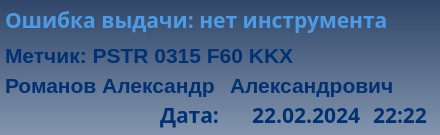
<?xml version="1.0" encoding="UTF-8"?>
<ui version="4.0">
 <class>widget_27_5_21_err_no_tool</class>
 <widget class="QWidget" name="widget_27_5_21_err_no_tool">
  <property name="geometry">
   <rect>
    <x>0</x>
    <y>0</y>
    <width>440</width>
    <height>135</height>
   </rect>
  </property>
  <property name="windowTitle">
   <string>widget_27_5_21_err_no_tool</string>
  </property>
  <property name="layoutDirection">
   <enum>Qt::LeftToRight</enum>
  </property>
  <property name="styleSheet">
   <string notr="true">background-color: qlineargradient(spread:pad, x1:0.5, y1:0, x2:0.5, y2:1, stop:0 rgba(47, 70, 105, 255), stop:1 rgba(131, 149, 174, 255));</string>
  </property>
  <widget class="QLabel" name="lbl_info">
   <property name="enabled">
    <bool>true</bool>
   </property>
   <property name="geometry">
    <rect>
     <x>160</x>
     <y>100</y>
     <width>65</width>
     <height>30</height>
    </rect>
   </property>
   <property name="font">
    <font>
     <family>Arial Black</family>
     <pointsize>16</pointsize>
     <weight>75</weight>
     <italic>false</italic>
     <bold>true</bold>
     <underline>false</underline>
    </font>
   </property>
   <property name="mouseTracking">
    <bool>true</bool>
   </property>
   <property name="contextMenuPolicy">
    <enum>Qt::NoContextMenu</enum>
   </property>
   <property name="layoutDirection">
    <enum>Qt::LeftToRight</enum>
   </property>
   <property name="styleSheet">
    <string notr="true">color: rgb(0, 49, 114);
background-color: qlineargradient(spread:pad, x1:0, y1:0, x2:1, y2:0, stop:0 rgba(0, 0, 0, 0), stop:1 rgba(255, 255, 255, 0));</string>
   </property>
   <property name="lineWidth">
    <number>1</number>
   </property>
   <property name="text">
    <string>Дата:</string>
   </property>
   <property name="textFormat">
    <enum>Qt::AutoText</enum>
   </property>
   <property name="alignment">
    <set>Qt::AlignLeading|Qt::AlignLeft|Qt::AlignVCenter</set>
   </property>
   <property name="wordWrap">
    <bool>false</bool>
   </property>
   <property name="margin">
    <number>0</number>
   </property>
   <property name="indent">
    <number>0</number>
   </property>
   <property name="textInteractionFlags">
    <set>Qt::NoTextInteraction</set>
   </property>
  </widget>
  <widget class="QLabel" name="lbl_number_tool">
   <property name="geometry">
    <rect>
     <x>5</x>
     <y>40</y>
     <width>430</width>
     <height>30</height>
    </rect>
   </property>
   <property name="palette">
    <palette>
     <active>
      <colorrole role="WindowText">
       <brush brushstyle="SolidPattern">
        <color alpha="255">
         <red>0</red>
         <green>49</green>
         <blue>114</blue>
        </color>
       </brush>
      </colorrole>
      <colorrole role="Button">
       <brush brushstyle="LinearGradientPattern">
        <gradient startx="0.000000000000000" starty="0.000000000000000" endx="1.000000000000000" endy="0.000000000000000" type="LinearGradient" spread="PadSpread" coordinatemode="ObjectBoundingMode">
         <gradientstop position="0.000000000000000">
          <color alpha="0">
           <red>0</red>
           <green>0</green>
           <blue>0</blue>
          </color>
         </gradientstop>
         <gradientstop position="1.000000000000000">
          <color alpha="0">
           <red>255</red>
           <green>255</green>
           <blue>255</blue>
          </color>
         </gradientstop>
        </gradient>
       </brush>
      </colorrole>
      <colorrole role="Text">
       <brush brushstyle="SolidPattern">
        <color alpha="255">
         <red>0</red>
         <green>49</green>
         <blue>114</blue>
        </color>
       </brush>
      </colorrole>
      <colorrole role="ButtonText">
       <brush brushstyle="SolidPattern">
        <color alpha="255">
         <red>0</red>
         <green>49</green>
         <blue>114</blue>
        </color>
       </brush>
      </colorrole>
      <colorrole role="Base">
       <brush brushstyle="LinearGradientPattern">
        <gradient startx="0.000000000000000" starty="0.000000000000000" endx="1.000000000000000" endy="0.000000000000000" type="LinearGradient" spread="PadSpread" coordinatemode="ObjectBoundingMode">
         <gradientstop position="0.000000000000000">
          <color alpha="0">
           <red>0</red>
           <green>0</green>
           <blue>0</blue>
          </color>
         </gradientstop>
         <gradientstop position="1.000000000000000">
          <color alpha="0">
           <red>255</red>
           <green>255</green>
           <blue>255</blue>
          </color>
         </gradientstop>
        </gradient>
       </brush>
      </colorrole>
      <colorrole role="Window">
       <brush brushstyle="LinearGradientPattern">
        <gradient startx="0.000000000000000" starty="0.000000000000000" endx="1.000000000000000" endy="0.000000000000000" type="LinearGradient" spread="PadSpread" coordinatemode="ObjectBoundingMode">
         <gradientstop position="0.000000000000000">
          <color alpha="0">
           <red>0</red>
           <green>0</green>
           <blue>0</blue>
          </color>
         </gradientstop>
         <gradientstop position="1.000000000000000">
          <color alpha="0">
           <red>255</red>
           <green>255</green>
           <blue>255</blue>
          </color>
         </gradientstop>
        </gradient>
       </brush>
      </colorrole>
     </active>
     <inactive>
      <colorrole role="WindowText">
       <brush brushstyle="SolidPattern">
        <color alpha="255">
         <red>0</red>
         <green>49</green>
         <blue>114</blue>
        </color>
       </brush>
      </colorrole>
      <colorrole role="Button">
       <brush brushstyle="LinearGradientPattern">
        <gradient startx="0.000000000000000" starty="0.000000000000000" endx="1.000000000000000" endy="0.000000000000000" type="LinearGradient" spread="PadSpread" coordinatemode="ObjectBoundingMode">
         <gradientstop position="0.000000000000000">
          <color alpha="0">
           <red>0</red>
           <green>0</green>
           <blue>0</blue>
          </color>
         </gradientstop>
         <gradientstop position="1.000000000000000">
          <color alpha="0">
           <red>255</red>
           <green>255</green>
           <blue>255</blue>
          </color>
         </gradientstop>
        </gradient>
       </brush>
      </colorrole>
      <colorrole role="Text">
       <brush brushstyle="SolidPattern">
        <color alpha="255">
         <red>0</red>
         <green>49</green>
         <blue>114</blue>
        </color>
       </brush>
      </colorrole>
      <colorrole role="ButtonText">
       <brush brushstyle="SolidPattern">
        <color alpha="255">
         <red>0</red>
         <green>49</green>
         <blue>114</blue>
        </color>
       </brush>
      </colorrole>
      <colorrole role="Base">
       <brush brushstyle="LinearGradientPattern">
        <gradient startx="0.000000000000000" starty="0.000000000000000" endx="1.000000000000000" endy="0.000000000000000" type="LinearGradient" spread="PadSpread" coordinatemode="ObjectBoundingMode">
         <gradientstop position="0.000000000000000">
          <color alpha="0">
           <red>0</red>
           <green>0</green>
           <blue>0</blue>
          </color>
         </gradientstop>
         <gradientstop position="1.000000000000000">
          <color alpha="0">
           <red>255</red>
           <green>255</green>
           <blue>255</blue>
          </color>
         </gradientstop>
        </gradient>
       </brush>
      </colorrole>
      <colorrole role="Window">
       <brush brushstyle="LinearGradientPattern">
        <gradient startx="0.000000000000000" starty="0.000000000000000" endx="1.000000000000000" endy="0.000000000000000" type="LinearGradient" spread="PadSpread" coordinatemode="ObjectBoundingMode">
         <gradientstop position="0.000000000000000">
          <color alpha="0">
           <red>0</red>
           <green>0</green>
           <blue>0</blue>
          </color>
         </gradientstop>
         <gradientstop position="1.000000000000000">
          <color alpha="0">
           <red>255</red>
           <green>255</green>
           <blue>255</blue>
          </color>
         </gradientstop>
        </gradient>
       </brush>
      </colorrole>
     </inactive>
     <disabled>
      <colorrole role="WindowText">
       <brush brushstyle="SolidPattern">
        <color alpha="255">
         <red>0</red>
         <green>49</green>
         <blue>114</blue>
        </color>
       </brush>
      </colorrole>
      <colorrole role="Button">
       <brush brushstyle="LinearGradientPattern">
        <gradient startx="0.000000000000000" starty="0.000000000000000" endx="1.000000000000000" endy="0.000000000000000" type="LinearGradient" spread="PadSpread" coordinatemode="ObjectBoundingMode">
         <gradientstop position="0.000000000000000">
          <color alpha="0">
           <red>0</red>
           <green>0</green>
           <blue>0</blue>
          </color>
         </gradientstop>
         <gradientstop position="1.000000000000000">
          <color alpha="0">
           <red>255</red>
           <green>255</green>
           <blue>255</blue>
          </color>
         </gradientstop>
        </gradient>
       </brush>
      </colorrole>
      <colorrole role="Text">
       <brush brushstyle="SolidPattern">
        <color alpha="255">
         <red>0</red>
         <green>49</green>
         <blue>114</blue>
        </color>
       </brush>
      </colorrole>
      <colorrole role="ButtonText">
       <brush brushstyle="SolidPattern">
        <color alpha="255">
         <red>0</red>
         <green>49</green>
         <blue>114</blue>
        </color>
       </brush>
      </colorrole>
      <colorrole role="Base">
       <brush brushstyle="LinearGradientPattern">
        <gradient startx="0.000000000000000" starty="0.000000000000000" endx="1.000000000000000" endy="0.000000000000000" type="LinearGradient" spread="PadSpread" coordinatemode="ObjectBoundingMode">
         <gradientstop position="0.000000000000000">
          <color alpha="0">
           <red>0</red>
           <green>0</green>
           <blue>0</blue>
          </color>
         </gradientstop>
         <gradientstop position="1.000000000000000">
          <color alpha="0">
           <red>255</red>
           <green>255</green>
           <blue>255</blue>
          </color>
         </gradientstop>
        </gradient>
       </brush>
      </colorrole>
      <colorrole role="Window">
       <brush brushstyle="LinearGradientPattern">
        <gradient startx="0.000000000000000" starty="0.000000000000000" endx="1.000000000000000" endy="0.000000000000000" type="LinearGradient" spread="PadSpread" coordinatemode="ObjectBoundingMode">
         <gradientstop position="0.000000000000000">
          <color alpha="0">
           <red>0</red>
           <green>0</green>
           <blue>0</blue>
          </color>
         </gradientstop>
         <gradientstop position="1.000000000000000">
          <color alpha="0">
           <red>255</red>
           <green>255</green>
           <blue>255</blue>
          </color>
         </gradientstop>
        </gradient>
       </brush>
      </colorrole>
     </disabled>
    </palette>
   </property>
   <property name="font">
    <font>
     <family>Arial</family>
     <pointsize>16</pointsize>
     <weight>75</weight>
     <bold>true</bold>
    </font>
   </property>
   <property name="styleSheet">
    <string notr="true">color: rgb(0, 49, 114);
background-color: qlineargradient(spread:pad, x1:0, y1:0, x2:1, y2:0, stop:0 rgba(0, 0, 0, 0), stop:1 rgba(255, 255, 255, 0));</string>
   </property>
   <property name="text">
    <string>Метчик: PSTR 0315 F60 KKX</string>
   </property>
   <property name="alignment">
    <set>Qt::AlignLeading|Qt::AlignLeft|Qt::AlignVCenter</set>
   </property>
  </widget>
  <widget class="QLabel" name="lbl_time">
   <property name="enabled">
    <bool>true</bool>
   </property>
   <property name="geometry">
    <rect>
     <x>365</x>
     <y>100</y>
     <width>70</width>
     <height>30</height>
    </rect>
   </property>
   <property name="font">
    <font>
     <family>Arial Black</family>
     <pointsize>16</pointsize>
     <weight>75</weight>
     <italic>false</italic>
     <bold>true</bold>
     <underline>false</underline>
    </font>
   </property>
   <property name="mouseTracking">
    <bool>true</bool>
   </property>
   <property name="contextMenuPolicy">
    <enum>Qt::NoContextMenu</enum>
   </property>
   <property name="layoutDirection">
    <enum>Qt::LeftToRight</enum>
   </property>
   <property name="styleSheet">
    <string notr="true">color: rgb(0, 49, 114);
background-color: qlineargradient(spread:pad, x1:0, y1:0, x2:1, y2:0, stop:0 rgba(0, 0, 0, 0), stop:1 rgba(255, 255, 255, 0));</string>
   </property>
   <property name="lineWidth">
    <number>1</number>
   </property>
   <property name="text">
    <string>22:22</string>
   </property>
   <property name="textFormat">
    <enum>Qt::AutoText</enum>
   </property>
   <property name="alignment">
    <set>Qt::AlignCenter</set>
   </property>
   <property name="wordWrap">
    <bool>false</bool>
   </property>
   <property name="margin">
    <number>0</number>
   </property>
   <property name="indent">
    <number>0</number>
   </property>
   <property name="textInteractionFlags">
    <set>Qt::NoTextInteraction</set>
   </property>
  </widget>
  <widget class="QLabel" name="lbl_data">
   <property name="enabled">
    <bool>true</bool>
   </property>
   <property name="geometry">
    <rect>
     <x>230</x>
     <y>100</y>
     <width>130</width>
     <height>30</height>
    </rect>
   </property>
   <property name="font">
    <font>
     <family>Arial Black</family>
     <pointsize>16</pointsize>
     <weight>75</weight>
     <italic>false</italic>
     <bold>true</bold>
     <underline>false</underline>
    </font>
   </property>
   <property name="mouseTracking">
    <bool>true</bool>
   </property>
   <property name="contextMenuPolicy">
    <enum>Qt::NoContextMenu</enum>
   </property>
   <property name="layoutDirection">
    <enum>Qt::LeftToRight</enum>
   </property>
   <property name="styleSheet">
    <string notr="true">color: rgb(0, 49, 114);
background-color: qlineargradient(spread:pad, x1:0, y1:0, x2:1, y2:0, stop:0 rgba(0, 0, 0, 0), stop:1 rgba(255, 255, 255, 0));</string>
   </property>
   <property name="lineWidth">
    <number>1</number>
   </property>
   <property name="text">
    <string>22.02.2024</string>
   </property>
   <property name="textFormat">
    <enum>Qt::AutoText</enum>
   </property>
   <property name="alignment">
    <set>Qt::AlignRight|Qt::AlignTrailing|Qt::AlignVCenter</set>
   </property>
   <property name="wordWrap">
    <bool>false</bool>
   </property>
   <property name="margin">
    <number>0</number>
   </property>
   <property name="indent">
    <number>0</number>
   </property>
   <property name="textInteractionFlags">
    <set>Qt::NoTextInteraction</set>
   </property>
  </widget>
  <widget class="QLabel" name="lbl_name_error">
   <property name="enabled">
    <bool>true</bool>
   </property>
   <property name="geometry">
    <rect>
     <x>5</x>
     <y>5</y>
     <width>411</width>
     <height>30</height>
    </rect>
   </property>
   <property name="font">
    <font>
     <family>Arial Black</family>
     <pointsize>16</pointsize>
     <weight>75</weight>
     <bold>true</bold>
    </font>
   </property>
   <property name="layoutDirection">
    <enum>Qt::LeftToRight</enum>
   </property>
   <property name="styleSheet">
    <string notr="true">color: rgb(78, 155, 229);
background-color: qlineargradient(spread:pad, x1:0, y1:0, x2:1, y2:0, stop:0 rgba(0, 0, 0, 0), stop:1 rgba(255, 255, 255, 0));</string>
   </property>
   <property name="text">
    <string>&lt;html&gt;&lt;head/&gt;&lt;body&gt;&lt;p&gt;Ошибка выдачи: нет инструмента&lt;/p&gt;&lt;/body&gt;&lt;/html&gt;</string>
   </property>
  </widget>
  <widget class="QLabel" name="lbl_name_1">
   <property name="enabled">
    <bool>true</bool>
   </property>
   <property name="geometry">
    <rect>
     <x>5</x>
     <y>70</y>
     <width>220</width>
     <height>30</height>
    </rect>
   </property>
   <property name="font">
    <font>
     <family>Arial</family>
     <pointsize>16</pointsize>
     <weight>75</weight>
     <bold>true</bold>
    </font>
   </property>
   <property name="layoutDirection">
    <enum>Qt::LeftToRight</enum>
   </property>
   <property name="styleSheet">
    <string notr="true">color: rgb(0, 49, 114);
background-color: qlineargradient(spread:pad, x1:0, y1:0, x2:1, y2:0, stop:0 rgba(0, 0, 0, 0), stop:1 rgba(255, 255, 255, 0));</string>
   </property>
   <property name="text">
    <string>Романов Александр</string>
   </property>
  </widget>
  <widget class="QLabel" name="lbl_name_2">
   <property name="enabled">
    <bool>true</bool>
   </property>
   <property name="geometry">
    <rect>
     <x>230</x>
     <y>70</y>
     <width>240</width>
     <height>30</height>
    </rect>
   </property>
   <property name="font">
    <font>
     <family>Arial</family>
     <pointsize>16</pointsize>
     <weight>75</weight>
     <bold>true</bold>
    </font>
   </property>
   <property name="layoutDirection">
    <enum>Qt::LeftToRight</enum>
   </property>
   <property name="styleSheet">
    <string notr="true">color: rgb(0, 49, 114);
background-color: qlineargradient(spread:pad, x1:0, y1:0, x2:1, y2:0, stop:0 rgba(0, 0, 0, 0), stop:1 rgba(255, 255, 255, 0));</string>
   </property>
   <property name="text">
    <string>Александрович</string>
   </property>
  </widget>
 </widget>
 <resources/>
 <connections/>
</ui>
